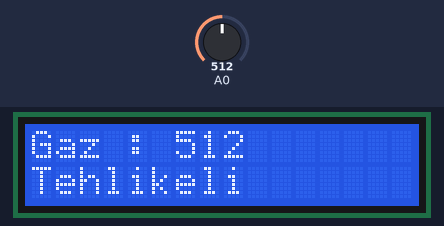
A sketch run on a simulated Arduino Uno, built with avr-gcc and run on an emulated ATmega328P. Parts: 16×2 character LCD. The inputs (shaded band) are chosen by the test bench; at power-on: A0 = 512.

Above: at 1.2 s.
1.3 s: A0 set to 116
At 1.9 s:
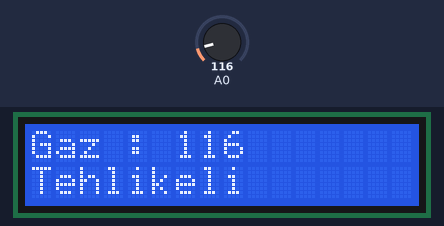
4.3 s: A0 set to 98
At 5.0 s:
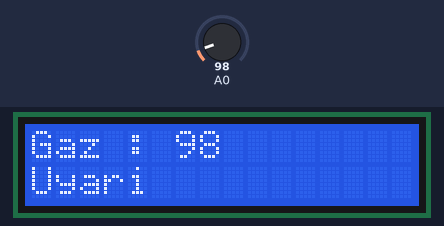
7.3 s: A0 set to 79
At 8.0 s:
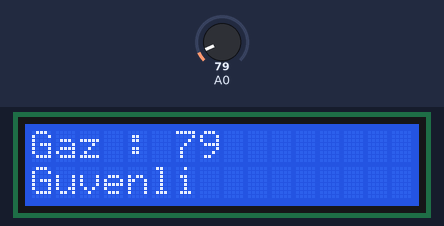
Timing chart, 0 to 10.3 s (numbered marks = the images above; inputs shaded):
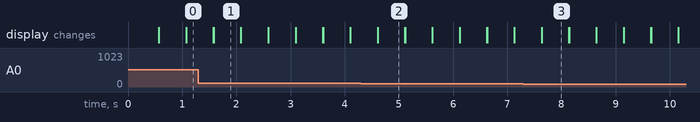

Measured:
- the behaviour switches between 105 and 104 on A0 (found by bisection; images 1 and 2)
- after the input at 1.3 s, the display: first differs from a run without the input after 0.28 s (image 1)
- after the input at 4.3 s, the display: first differs from a run without the input after 0.31 s (image 2)
- after the input at 7.3 s, the display: first differs from a run without the input after 0.34 s (image 3)
- what the display in image 1 shows lasts 0.5 s, from 1.6 s to 2.1 s

The sketch:

gazSens.ino
```cpp
#include <LiquidCrystal.h>

LiquidCrystal lcd(12, 11, 5, 4, 3, 2);

int gaz;

void setup() {

  lcd.begin(16, 2);

}

void loop() {

  gaz = analogRead(A0);

  lcd.setCursor(0,0);

  lcd.print("Gaz :");

  lcd.setCursor(6,0);

  lcd.print(gaz);

  if( gaz >= 105) {

    lcd.setCursor(0,1);

    lcd.print("Tehlikeli");

  }

  else if( gaz >= 89) {

    lcd.setCursor(0,1);

    lcd.print("Uyari");

  }

  else {

    lcd.setCursor(0,1);

    lcd.print("Guvenli");

  }

  delay(500);

  lcd.clear();

}
```
